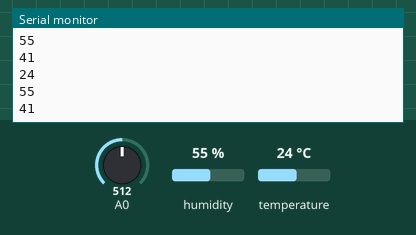
A sketch run on a simulated Arduino Uno, built with avr-gcc and run on an emulated ATmega328P. Shown: the last lines printed to the serial monitor. Inputs (shaded band) come from the test bench; at power-on: humidity 55 %, A0 = 512, temperature 24 °C.

Above: at 10.8 s.
10.9 s: humidity set to 22 %
At 20.7 s:
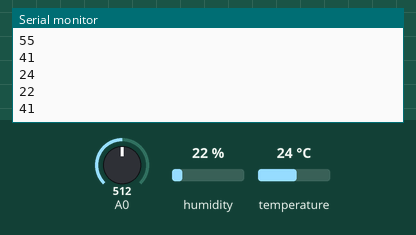
20.9 s: A0 set to 716
At 30.6 s:
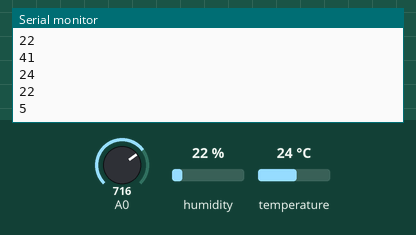
30.9 s: temperature set to 12 °C
At 40.7 s:
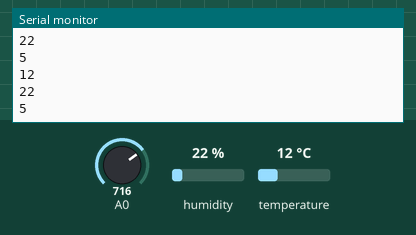
40.9 s: A0 set to 900
At 50.7 s:
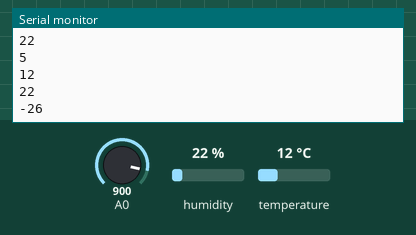
50.9 s: humidity set to 40 %
At 61.5 s:
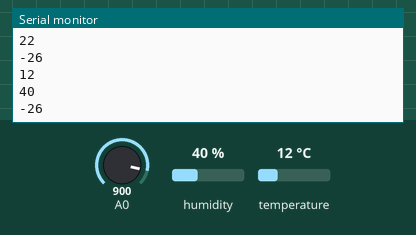
Timing chart, 0 to 61.9 s (numbered marks = the images above; inputs shaded):
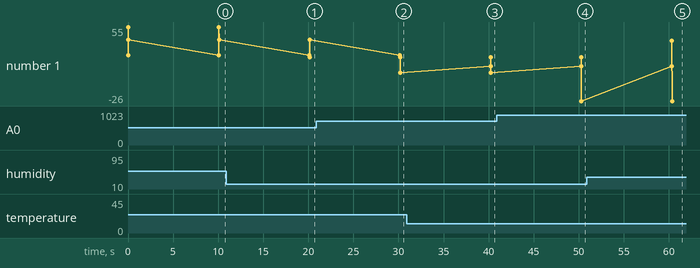

The sketch:

sensory_2.ino
```cpp
/*Reads temperature, humidity, and soil moisture*/
#include "Adafruit_Sensor.h"
/*Unified Adafruit sensor library, for the temperature and humidity sensor*/
#include "Adafruit_AM2320.h"
/*Specific library for the temperature and humidity sensor*/
Adafruit_AM2320 am2320 = Adafruit_AM2320();
/*Shortens the AM2320 sensor function call*/
void setup() {
  Serial.begin(9600);
/*Sets standard baud rate for reading from Serial*/
  while (!Serial) {
    delay(1000);
/*While not transmitting over Serial impose a 1 second delay*/
  }
  Serial.println("Welcome to PlantPotPi");
  pinMode(0, OUTPUT);
/*Sets pin 0 as an output, for soil moisture sensor*/
  digitalWrite(0, LOW);
/*Sets pin 0 to off, prevents powering the moisture sensor*/
  am2320.begin();
/*Calls temperature and humidity sensor to connect via I2C*/
}
void loop() {
  Serial.println(temperature());
  Serial.println(humidity());
  Serial.println(moisture());
/*Output returned values from functions to Serial*/
  delay(10000);
/*Imposes 10 second delay*/
}
int temperature() {
  int current_temperature = am2320.readTemperature();
/*Save temperature gathered from sensor as variable*/
  return current_temperature;
/*Return saved temperature variable to main loop*/
}
int humidity() {
  int relative_humidity = am2320.readHumidity();
/*Save humidity gathered from sensor as variable*/
  return relative_humidity;
/*Return saved humidity variable to main loop*/
}
int moisture() {
  digitalWrite(0, HIGH);
/*Turns sensor on by providing power to pin*/
  delay(10);
/*Allow 0.1 seconds for sensor to power on*/
  int soil_moisture = analogRead(A0);
/*Reads value from A0 pin which is humidity data*/
  digitalWrite(0, LOW);
/*Turns off moisture sensor*/
  int relative_moisture = map(soil_moisture,750,180,0,100);
/*Converts recieved value into actual percentage*/
  return relative_moisture;
}
```

Measured:
- after the input at 10.9 s, the serial monitor: prints a new line after 9.2 s (image 1)
- after the input at 20.9 s, the serial monitor: prints a new line after 9.3 s (image 2)
- after the input at 30.9 s, the serial monitor: prints a new line after 9.3 s (image 3)
- after the input at 40.9 s, the serial monitor: prints a new line after 9.4 s (image 4)
- after the input at 50.9 s, the serial monitor: prints a new line after 9.4 s (image 5)
- plotted number 1: 41 → 5 after the input at 20.9 s, 5 → -26 after the input at 40.9 s
